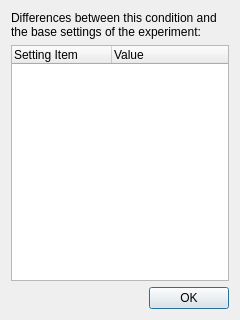
<?xml version="1.0" encoding="UTF-8"?>
<ui version="4.0">
 <class>Dialog</class>
 <widget class="QDialog" name="Dialog">
  <property name="geometry">
   <rect>
    <x>0</x>
    <y>0</y>
    <width>240</width>
    <height>320</height>
   </rect>
  </property>
  <property name="windowTitle">
   <string>Dialog</string>
  </property>
  <layout class="QVBoxLayout" name="verticalLayout">
   <item>
    <widget class="QLabel" name="label">
     <property name="text">
      <string>Differences between this condition and the base settings of the experiment:</string>
     </property>
     <property name="wordWrap">
      <bool>true</bool>
     </property>
    </widget>
   </item>
   <item>
    <widget class="QTreeWidget" name="treeWidget">
     <column>
      <property name="text">
       <string>Setting Item</string>
      </property>
     </column>
     <column>
      <property name="text">
       <string>Value</string>
      </property>
     </column>
    </widget>
   </item>
   <item>
    <widget class="QDialogButtonBox" name="buttonBox">
     <property name="orientation">
      <enum>Qt::Horizontal</enum>
     </property>
     <property name="standardButtons">
      <set>QDialogButtonBox::Ok</set>
     </property>
    </widget>
   </item>
  </layout>
 </widget>
 <resources/>
 <connections>
  <connection>
   <sender>buttonBox</sender>
   <signal>accepted()</signal>
   <receiver>Dialog</receiver>
   <slot>accept()</slot>
   <hints>
    <hint type="sourcelabel">
     <x>248</x>
     <y>254</y>
    </hint>
    <hint type="destinationlabel">
     <x>157</x>
     <y>274</y>
    </hint>
   </hints>
  </connection>
  <connection>
   <sender>buttonBox</sender>
   <signal>rejected()</signal>
   <receiver>Dialog</receiver>
   <slot>reject()</slot>
   <hints>
    <hint type="sourcelabel">
     <x>316</x>
     <y>260</y>
    </hint>
    <hint type="destinationlabel">
     <x>286</x>
     <y>274</y>
    </hint>
   </hints>
  </connection>
 </connections>
</ui>
